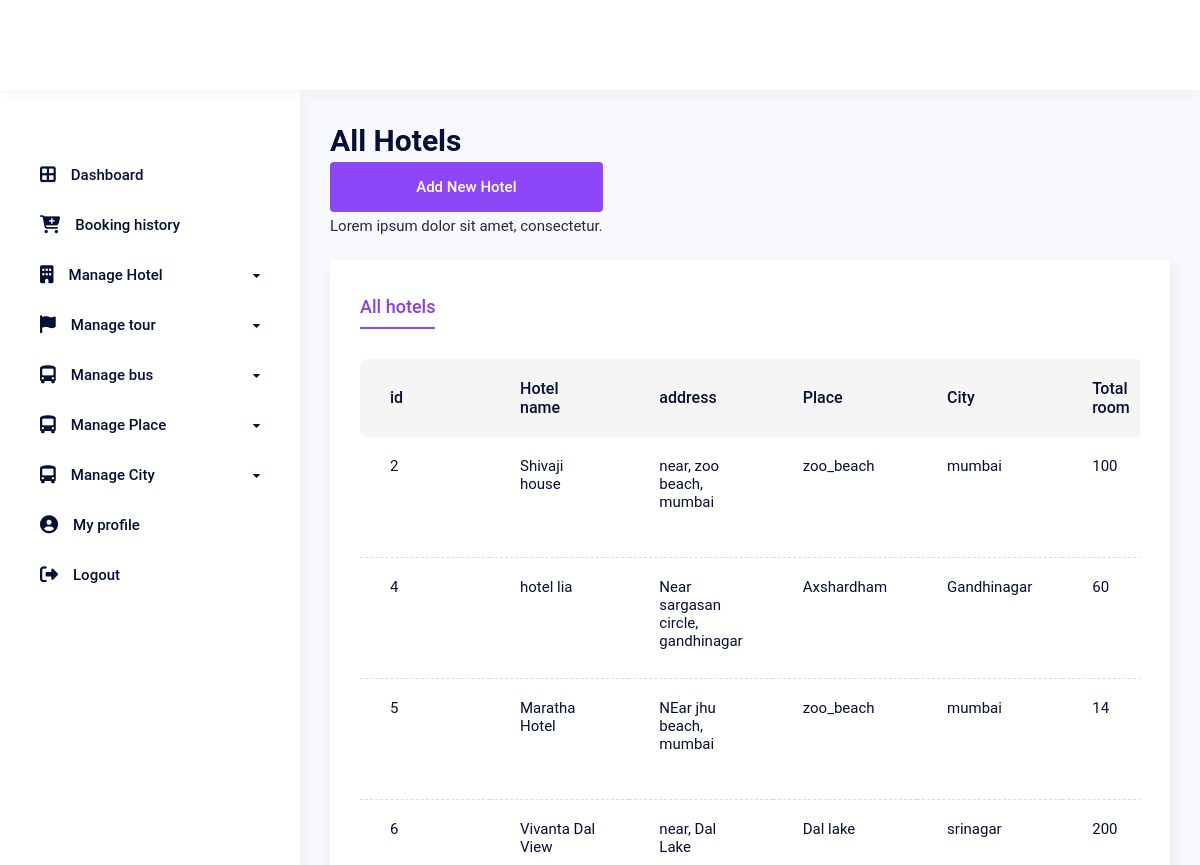
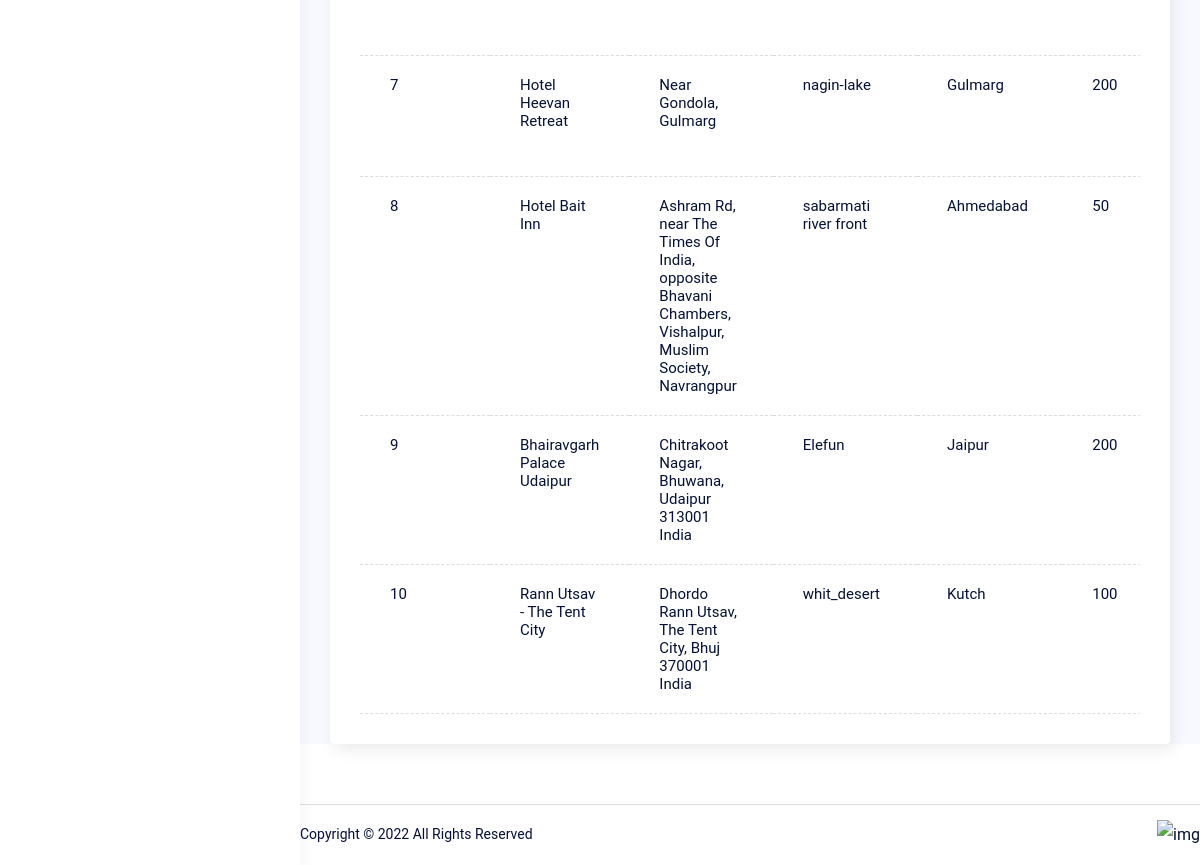
Before: /hotel/db_hotel_list (signed in) with the older database file (2 pictures, top to bottom).
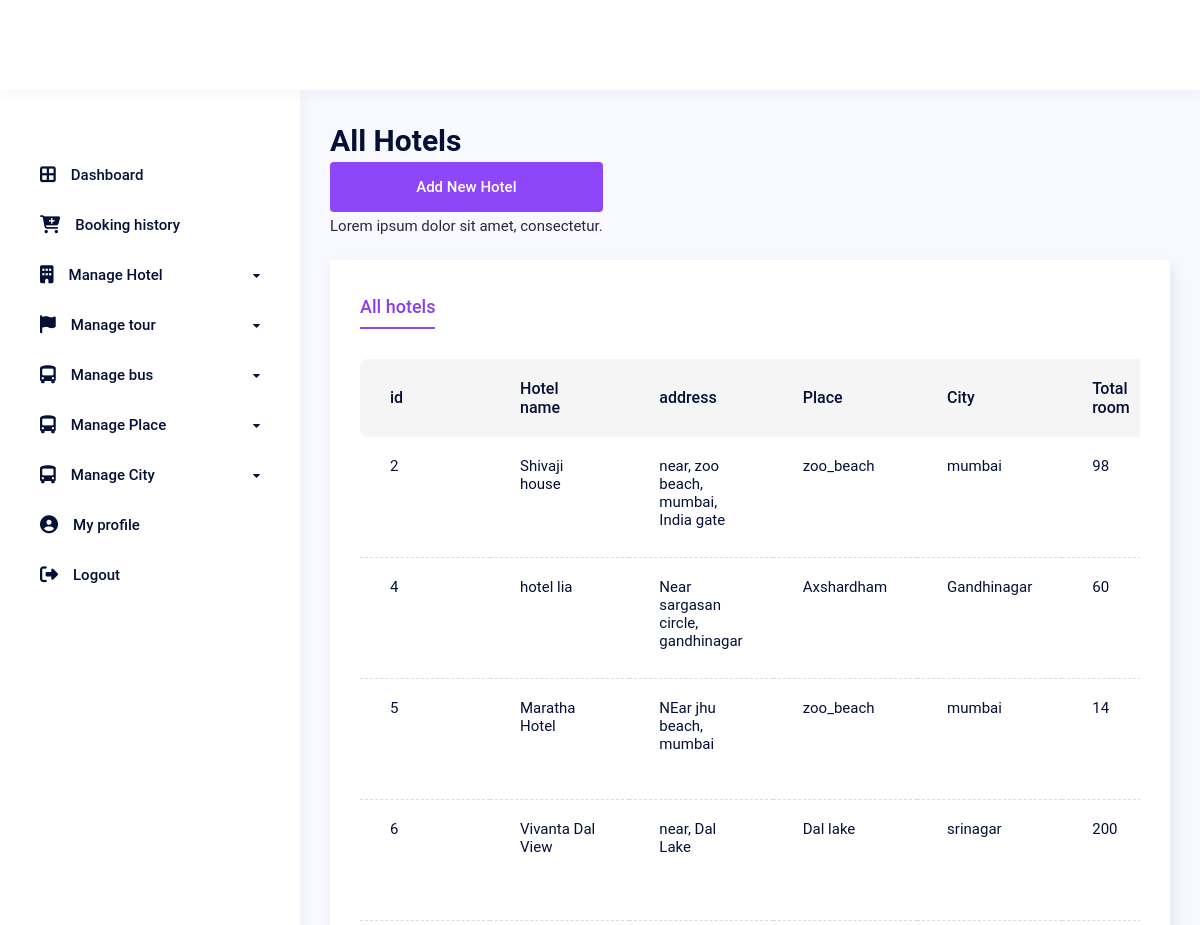
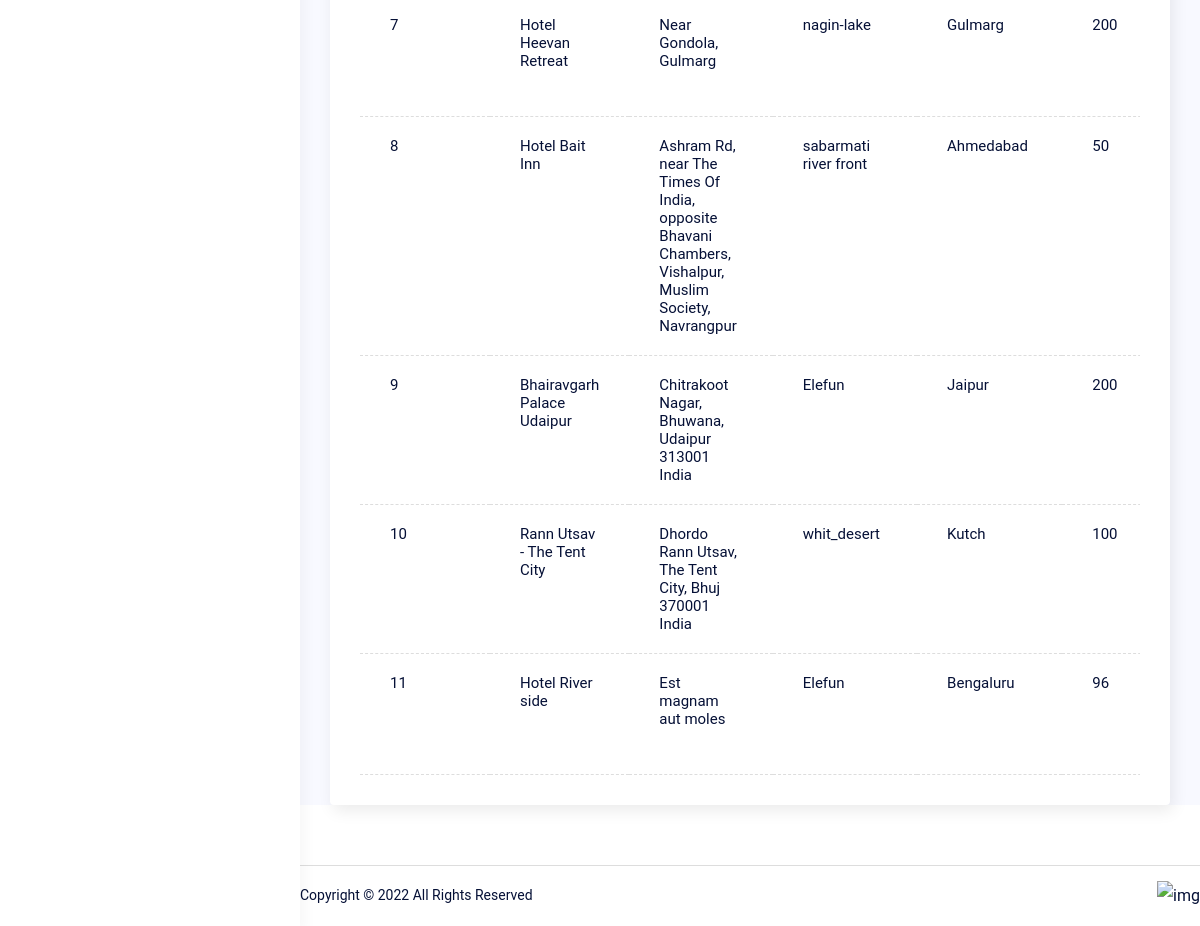
After: the same page with the newer database file (2 pictures, top to bottom).
### hotel/models.py (models this page shows, shortened)
class Hotel(BaseModel):
    hotelname = models.CharField(max_length=50)
    address = models.CharField(max_length=100)
    map_link = models.URLField(max_length=500)
    total_room = models.IntegerField()
    price = models.IntegerField()
    rating =models.IntegerField(null=True, default=0)
    facility = models.CharField(max_length=100)
    overview = models.TextField(max_length=1000, null=True)
    city = models.ForeignKey(City, on_delete=models.CASCADE)
    place = models.ForeignKey(Place, on_delete=models.CASCADE)
    hotel_image = models.ImageField(upload_to='image/hotel/')
    room_image = models.ImageField(upload_to='image/hotel/')
    image_3 = models.ImageField(upload_to='image/hotel/')
    image_4 = models.ImageField(upload_to='image/hotel/')
    image_5 = models.ImageField(upload_to='image/hotel/')
    hotel_slug = AutoSlugField(populate_from='hotelname', unique=True, null=True, default=None)
    class Meta:
        ordering = ('created_at',)

### core/models.py (models this page shows, shortened)
class Place(BaseModel):
    name = models.CharField(max_length=100)
    description = models.TextField(max_length=1000)
    city = models.ForeignKey(City, on_delete=models.CASCADE)
    image = models.ImageField(upload_to='image/places')
    def __str__(self) -> str:
        return str(self.name)
    class Meta:
        ordering = ('created_at',)

class City(BaseModel):
    name = models.CharField(max_length=100)
    code = models.CharField(max_length=4, unique=True)
    state = models.ForeignKey(State, on_delete=models.CASCADE)
    image = models.ImageField(upload_to='image/city')
    location = models.JSONField(null=True, blank=True) # JSONField to store latitude and longitude
    def __str__(self) -> str:
        return str(self.name)
    class Meta:
        ordering = ('created_at',)

### hotel/views.py (the view)
# urls.py: path('db_hotel_list', HotelView.HotelListView.as_view(), name="db_hotel_list"),
    class HotelListView(BaseView, SuperUserView, ListView):
        model =Hotel
        context_object_name = 'hotel'
        template_name = 'hotel/db_vendor_hotels.html'
        slug_field = 'tour_string'
        slug_field_kwargs = 'slug'

### app/views.py (called while the page is built)
    def test_func(self):
        return self.request.user.is_superuser

    def dispatch(self, request, *args, **kwargs):
        if not self.test_func():
            return redirect(self.login_url)
        return super().dispatch(request, *args, **kwargs)

### templates/hotel/db_vendor_hotels.html (shortened to what this page needs)
{% extends "base.html" %}
{%  block dashboard %}
<div class="dashboard__main">
  <div class="dashboard__content">
    <div class="row y-gap-20 justify-between items-end pb-20 lg:pb-40 md:pb-32">
      <div class="col-auto">
        <h1 class="text-30 lh-14 fw-600">All Hotels
          <a href="{% url 'new_hotel' %}" class="button h-50 px-24 -dark-1 bg-blue-1 text-white">
          Add New Hotel
        </a></h1>
        <div class="text-15 text-light-1">Lorem ipsum dolor sit amet, consectetur.</div>
      </div>
      <div class="col-auto">
      </div>
    </div>
    <div class="py-30 px-30 rounded-4 bg-white custom_shadow">
      <div class="tabs -underline-2 js-tabs">
        <div class="tabs__controls row x-gap-40 y-gap-10 lg:x-gap-20 js-tabs-controls">
          <div class="col-auto">
            <button class="tabs__button text-18 lg:text-16 text-light-1 fw-500 pb-5 lg:pb-0 js-tabs-button is-tab-el-active" data-tab-target=".-tab-item-1">All hotels</button>
          </div>
        </div>
        <div class="tabs__content pt-30 js-tabs-content">
            <div class="overflow-scroll scroll-bar-1">
              <table class="table-4 -border-bottom col-12">
                <thead class="bg-light-2">
                  <tr>
                    <th>id</th>
                    <th>Hotel name</th>
                    <th>address</th>
                    <th>Place</th>
                    <th>City</th>
                    <th>Total room</th>
                  </tr>
                </thead>
                <tbody>
                  {% for hotels in hotel %}
                  <tr>
                    <td>{{hotels.id}}</td>
                    <td>{{hotels.hotelname}}</td>
                    <td>{{hotels.address}}</td>
                    <td>{{hotels.place}}</td>
                    <td>{{hotels.city}}</td>
                    <td>{{hotels.total_room}}</td>
                  </tr>
                  {% endfor %}
                </tbody>
              </table>
            </div>
          </div>
        </div>
      </div>
    </div>
    {% include "db_footer.html" %}
  </div>
</div>
{% endblock %}

Changed rows visible on the page:
changed Hotel "Shivaji house": address "near, zoo beach, mumbai" → "near, zoo beach, mumbai, India gate"; total_room "100" → "98"
added Hotel: id "11", hotelname "Hotel River side", address "Est magnam aut moles", place "Elefun", city "Bengaluru", total_room "96"
